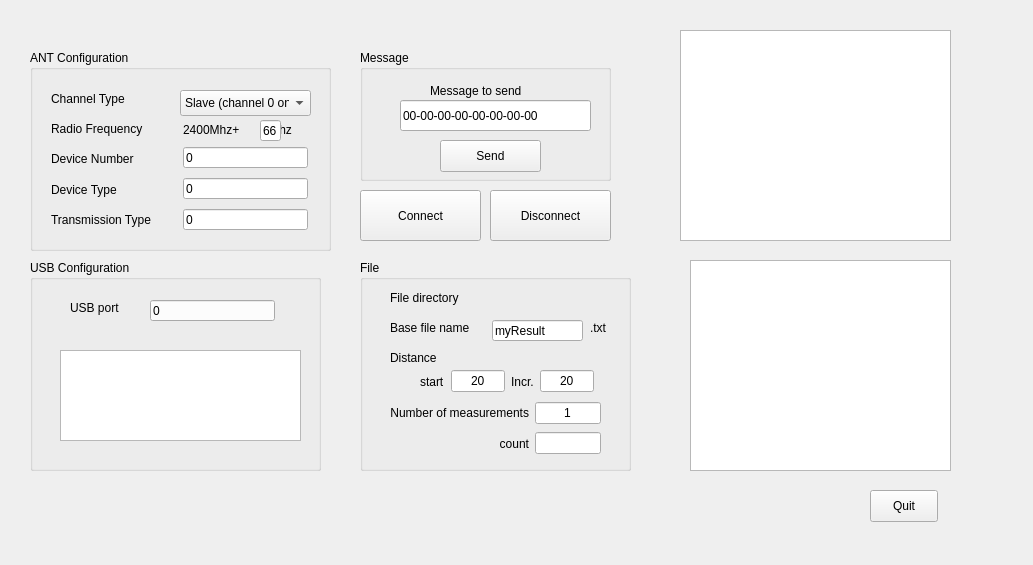
<?xml version="1.0" encoding="UTF-8"?>
<ui version="4.0">
 <class>ANTWidget</class>
 <widget class="QWidget" name="ANTWidget">
  <property name="geometry">
   <rect>
    <x>0</x>
    <y>0</y>
    <width>1033</width>
    <height>565</height>
   </rect>
  </property>
  <property name="windowTitle">
   <string>Form</string>
  </property>
  <widget class="QLabel" name="label_2">
   <property name="geometry">
    <rect>
     <x>390</x>
     <y>320</y>
     <width>101</width>
     <height>16</height>
    </rect>
   </property>
   <property name="text">
    <string>Base file name</string>
   </property>
  </widget>
  <widget class="QGroupBox" name="groupBox_2">
   <property name="geometry">
    <rect>
     <x>360</x>
     <y>50</y>
     <width>251</width>
     <height>131</height>
    </rect>
   </property>
   <property name="title">
    <string>Message</string>
   </property>
   <widget class="QPushButton" name="SendButton">
    <property name="geometry">
     <rect>
      <x>80</x>
      <y>90</y>
      <width>101</width>
      <height>32</height>
     </rect>
    </property>
    <property name="text">
     <string>Send</string>
    </property>
   </widget>
   <widget class="QLabel" name="MessageLabel">
    <property name="geometry">
     <rect>
      <x>70</x>
      <y>20</y>
      <width>111</width>
      <height>41</height>
     </rect>
    </property>
    <property name="text">
     <string>Message to send</string>
    </property>
   </widget>
   <widget class="QLineEdit" name="MessageEdit">
    <property name="geometry">
     <rect>
      <x>40</x>
      <y>50</y>
      <width>191</width>
      <height>31</height>
     </rect>
    </property>
    <property name="inputMask">
     <string notr="true">00-00-00-00-00-00-00-00</string>
    </property>
    <property name="text">
     <string>00-00-00-00-00-00-00-00</string>
    </property>
   </widget>
   <zorder>MessageLabel</zorder>
   <zorder>SendButton</zorder>
   <zorder>MessageEdit</zorder>
  </widget>
  <widget class="QLabel" name="USBDeviceNumberLabel">
   <property name="geometry">
    <rect>
     <x>70</x>
     <y>300</y>
     <width>55</width>
     <height>16</height>
    </rect>
   </property>
   <property name="text">
    <string>USB port</string>
   </property>
  </widget>
  <widget class="QPushButton" name="DisconnectButton">
   <property name="geometry">
    <rect>
     <x>490</x>
     <y>190</y>
     <width>121</width>
     <height>51</height>
    </rect>
   </property>
   <property name="text">
    <string>Disconnect</string>
   </property>
  </widget>
  <widget class="QGroupBox" name="groupBox">
   <property name="geometry">
    <rect>
     <x>30</x>
     <y>50</y>
     <width>301</width>
     <height>201</height>
    </rect>
   </property>
   <property name="title">
    <string>ANT Configuration</string>
   </property>
   <widget class="QLineEdit" name="RFEdit">
    <property name="geometry">
     <rect>
      <x>230</x>
      <y>70</y>
      <width>21</width>
      <height>21</height>
     </rect>
    </property>
    <property name="text">
     <string>66</string>
    </property>
   </widget>
   <widget class="QLabel" name="HzLabel">
    <property name="geometry">
     <rect>
      <x>153</x>
      <y>72</y>
      <width>125</width>
      <height>16</height>
     </rect>
    </property>
    <property name="text">
     <string>2400Mhz+         Mhz</string>
    </property>
   </widget>
   <widget class="QLabel" name="DeviceTypeLabel">
    <property name="geometry">
     <rect>
      <x>21</x>
      <y>132</y>
      <width>76</width>
      <height>16</height>
     </rect>
    </property>
    <property name="text">
     <string>Device Type</string>
    </property>
   </widget>
   <widget class="QLabel" name="TransmissionTypeLabel">
    <property name="geometry">
     <rect>
      <x>21</x>
      <y>162</y>
      <width>115</width>
      <height>16</height>
     </rect>
    </property>
    <property name="text">
     <string>Transmission Type</string>
    </property>
   </widget>
   <widget class="QLabel" name="DeviceNumberLabel">
    <property name="geometry">
     <rect>
      <x>21</x>
      <y>101</y>
      <width>94</width>
      <height>16</height>
     </rect>
    </property>
    <property name="text">
     <string>Device Number</string>
    </property>
   </widget>
   <widget class="QLabel" name="ChannelTypeLabel">
    <property name="geometry">
     <rect>
      <x>21</x>
      <y>41</y>
      <width>84</width>
      <height>16</height>
     </rect>
    </property>
    <property name="text">
     <string>Channel Type</string>
    </property>
   </widget>
   <widget class="QLabel" name="RFLabel">
    <property name="geometry">
     <rect>
      <x>21</x>
      <y>71</y>
      <width>102</width>
      <height>16</height>
     </rect>
    </property>
    <property name="text">
     <string>Radio Frequency</string>
    </property>
   </widget>
   <widget class="QComboBox" name="ChannelTypeComboBox">
    <property name="geometry">
     <rect>
      <x>150</x>
      <y>40</y>
      <width>131</width>
      <height>26</height>
     </rect>
    </property>
    <property name="focusPolicy">
     <enum>Qt::TabFocus</enum>
    </property>
    <property name="currentText">
     <string>Slave (channel 0 only)</string>
    </property>
    <item>
     <property name="text">
      <string>Slave (channel 0 only)</string>
     </property>
    </item>
    <item>
     <property name="text">
      <string>Slave Multi Channel</string>
     </property>
    </item>
    <item>
     <property name="text">
      <string>Master</string>
     </property>
    </item>
   </widget>
   <widget class="QLineEdit" name="DeviceNumberEdit">
    <property name="geometry">
     <rect>
      <x>153</x>
      <y>97</y>
      <width>125</width>
      <height>21</height>
     </rect>
    </property>
    <property name="text">
     <string>0</string>
    </property>
   </widget>
   <widget class="QLineEdit" name="TransmissionTypeEdit">
    <property name="geometry">
     <rect>
      <x>153</x>
      <y>159</y>
      <width>125</width>
      <height>21</height>
     </rect>
    </property>
    <property name="text">
     <string>0</string>
    </property>
   </widget>
   <widget class="QLineEdit" name="DeviceTypeEdit">
    <property name="geometry">
     <rect>
      <x>153</x>
      <y>128</y>
      <width>125</width>
      <height>21</height>
     </rect>
    </property>
    <property name="text">
     <string>0</string>
    </property>
   </widget>
   <zorder>DeviceTypeLabel</zorder>
   <zorder>TransmissionTypeLabel</zorder>
   <zorder>DeviceNumberLabel</zorder>
   <zorder>ChannelTypeLabel</zorder>
   <zorder>RFLabel</zorder>
   <zorder>ChannelTypeComboBox</zorder>
   <zorder>DeviceNumberEdit</zorder>
   <zorder>TransmissionTypeEdit</zorder>
   <zorder>DeviceTypeEdit</zorder>
   <zorder>HzLabel</zorder>
   <zorder>RFEdit</zorder>
  </widget>
  <widget class="QPushButton" name="NewDevice">
   <property name="geometry">
    <rect>
     <x>360</x>
     <y>190</y>
     <width>121</width>
     <height>51</height>
    </rect>
   </property>
   <property name="text">
    <string>Connect</string>
   </property>
  </widget>
  <widget class="QLabel" name="label">
   <property name="geometry">
    <rect>
     <x>80</x>
     <y>300</y>
     <width>151</width>
     <height>16</height>
    </rect>
   </property>
   <property name="text">
    <string/>
   </property>
  </widget>
  <widget class="QLineEdit" name="USBDeviceNumberEdit">
   <property name="geometry">
    <rect>
     <x>150</x>
     <y>300</y>
     <width>125</width>
     <height>21</height>
    </rect>
   </property>
   <property name="text">
    <string>0</string>
   </property>
  </widget>
  <widget class="QPushButton" name="QuitButton">
   <property name="geometry">
    <rect>
     <x>870</x>
     <y>490</y>
     <width>68</width>
     <height>32</height>
    </rect>
   </property>
   <property name="text">
    <string>Quit</string>
   </property>
  </widget>
  <widget class="QTextBrowser" name="textBrowser">
   <property name="geometry">
    <rect>
     <x>690</x>
     <y>260</y>
     <width>261</width>
     <height>211</height>
    </rect>
   </property>
  </widget>
  <widget class="QGroupBox" name="groupBox_4">
   <property name="geometry">
    <rect>
     <x>360</x>
     <y>260</y>
     <width>271</width>
     <height>211</height>
    </rect>
   </property>
   <property name="title">
    <string>File</string>
   </property>
   <widget class="QLineEdit" name="BaseFileNameEdit">
    <property name="geometry">
     <rect>
      <x>132</x>
      <y>60</y>
      <width>91</width>
      <height>21</height>
     </rect>
    </property>
    <property name="text">
     <string>myResult</string>
    </property>
   </widget>
   <widget class="QLabel" name="label_3">
    <property name="geometry">
     <rect>
      <x>30</x>
      <y>90</y>
      <width>91</width>
      <height>16</height>
     </rect>
    </property>
    <property name="text">
     <string>Distance</string>
    </property>
   </widget>
   <widget class="QLabel" name="label_6">
    <property name="geometry">
     <rect>
      <x>30</x>
      <y>30</y>
      <width>91</width>
      <height>16</height>
     </rect>
    </property>
    <property name="text">
     <string>File directory</string>
    </property>
   </widget>
   <widget class="QLabel" name="label_5">
    <property name="geometry">
     <rect>
      <x>230</x>
      <y>60</y>
      <width>60</width>
      <height>16</height>
     </rect>
    </property>
    <property name="text">
     <string>.txt</string>
    </property>
   </widget>
   <widget class="QLabel" name="FileDirectoryLabel">
    <property name="geometry">
     <rect>
      <x>130</x>
      <y>20</y>
      <width>141</width>
      <height>31</height>
     </rect>
    </property>
    <property name="text">
     <string/>
    </property>
    <property name="wordWrap">
     <bool>true</bool>
    </property>
   </widget>
   <widget class="QWidget" name="layoutWidget">
    <property name="geometry">
     <rect>
      <x>60</x>
      <y>110</y>
      <width>174</width>
      <height>23</height>
     </rect>
    </property>
    <layout class="QHBoxLayout" name="horizontalLayout">
     <item>
      <widget class="QLabel" name="label_7">
       <property name="text">
        <string>start</string>
       </property>
      </widget>
     </item>
     <item>
      <widget class="QLineEdit" name="StartDistanceEdit">
       <property name="text">
        <string>20</string>
       </property>
       <property name="alignment">
        <set>Qt::AlignCenter</set>
       </property>
      </widget>
     </item>
     <item>
      <widget class="QLabel" name="IncrementLabel">
       <property name="text">
        <string>Incr.</string>
       </property>
      </widget>
     </item>
     <item>
      <widget class="QLineEdit" name="IncrementEdits">
       <property name="text">
        <string>20</string>
       </property>
       <property name="alignment">
        <set>Qt::AlignCenter</set>
       </property>
      </widget>
     </item>
    </layout>
   </widget>
   <widget class="QWidget" name="layoutWidget_2">
    <property name="geometry">
     <rect>
      <x>30</x>
      <y>140</y>
      <width>211</width>
      <height>56</height>
     </rect>
    </property>
    <layout class="QHBoxLayout" name="horizontalLayout_3">
     <item>
      <layout class="QVBoxLayout" name="verticalLayout_2">
       <item>
        <widget class="QLabel" name="label_4">
         <property name="text">
          <string>Number of measurements</string>
         </property>
         <property name="alignment">
          <set>Qt::AlignRight|Qt::AlignTrailing|Qt::AlignVCenter</set>
         </property>
        </widget>
       </item>
       <item>
        <layout class="QHBoxLayout" name="horizontalLayout_2">
         <item>
          <widget class="QLabel" name="label_8">
           <property name="text">
            <string>count</string>
           </property>
           <property name="alignment">
            <set>Qt::AlignRight|Qt::AlignTrailing|Qt::AlignVCenter</set>
           </property>
          </widget>
         </item>
        </layout>
       </item>
      </layout>
     </item>
     <item>
      <layout class="QVBoxLayout" name="verticalLayout">
       <item>
        <widget class="QLineEdit" name="NumOfMeasurementsEdit">
         <property name="text">
          <string>1</string>
         </property>
         <property name="alignment">
          <set>Qt::AlignCenter</set>
         </property>
        </widget>
       </item>
       <item>
        <widget class="QLineEdit" name="CountEdit">
         <property name="alignment">
          <set>Qt::AlignCenter</set>
         </property>
         <property name="readOnly">
          <bool>true</bool>
         </property>
        </widget>
       </item>
      </layout>
     </item>
    </layout>
   </widget>
  </widget>
  <widget class="QGroupBox" name="groupBox_3">
   <property name="geometry">
    <rect>
     <x>30</x>
     <y>260</y>
     <width>291</width>
     <height>211</height>
    </rect>
   </property>
   <property name="title">
    <string>USB Configuration</string>
   </property>
   <widget class="QListView" name="listView">
    <property name="geometry">
     <rect>
      <x>30</x>
      <y>90</y>
      <width>241</width>
      <height>91</height>
     </rect>
    </property>
   </widget>
  </widget>
  <widget class="QTableView" name="tableView">
   <property name="geometry">
    <rect>
     <x>680</x>
     <y>30</y>
     <width>271</width>
     <height>211</height>
    </rect>
   </property>
   <attribute name="horizontalHeaderCascadingSectionResizes">
    <bool>false</bool>
   </attribute>
  </widget>
 </widget>
 <resources/>
 <connections/>
</ui>
